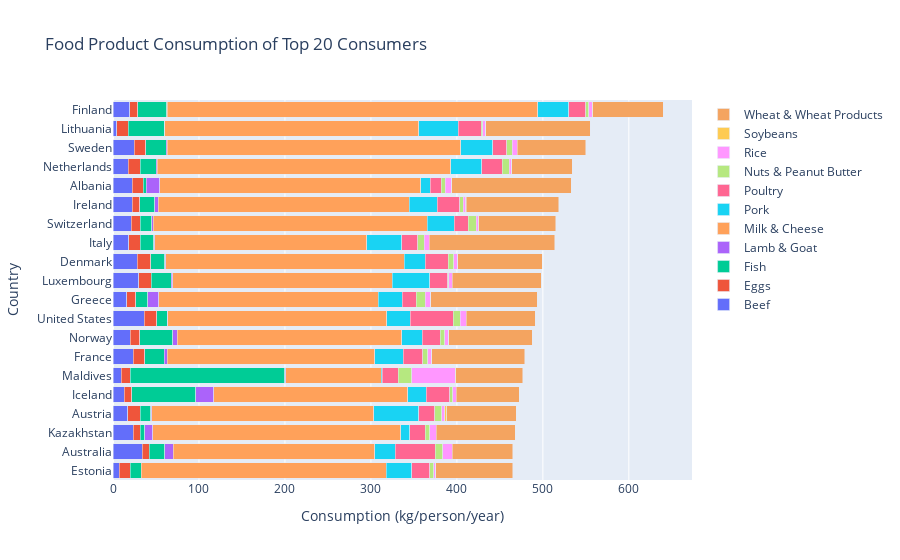

Notebook source saved alongside this figure:
### Markdown cell above
These observations are further supported by the supplementary bar graph visualization below.

*Note that this is an interactive graph. Hovering allows for a more granular look at the data.*

### Code cell
fig = go.Figure(data = [
    go.Bar(orientation = 'h',
          y = sorted_country_data['country'],
          x = sorted_country_data['Beef'],
          name = 'Beef'),
    go.Bar(orientation = 'h',
          y = sorted_country_data['country'],
          x = sorted_country_data['Eggs'],
          name = 'Eggs'),
    go.Bar(orientation = 'h',
          y = sorted_country_data['country'],
          x = sorted_country_data['Fish'],
          name = 'Fish'),
    go.Bar(orientation = 'h',
          y = sorted_country_data['country'],
          x = sorted_country_data['Lamb & Goat'],
          name = 'Lamb & Goat'),
    go.Bar(orientation = 'h',
          y = sorted_country_data['country'],
          x = sorted_country_data['Milk & Cheese'],
          name = 'Milk & Cheese'),
    go.Bar(orientation = 'h',
          y = sorted_country_data['country'],
          x = sorted_country_data['Pork'],
          name = 'Pork'),
    go.Bar(orientation = 'h',
          y = sorted_country_data['country'],
          x = sorted_country_data['Poultry'],
          name = 'Poultry'),
    go.Bar(orientation = 'h',
          y = sorted_country_data['country'],
          x = sorted_country_data['Nuts & Peanut Butter'],
          name = 'Nuts & Peanut Butter'),
    go.Bar(orientation = 'h',
          y = sorted_country_data['country'],
          x = sorted_country_data['Rice'],
          name = 'Rice'),
    go.Bar(orientation = 'h',
          y = sorted_country_data['country'],
          x = sorted_country_data['Soybeans'],
          name = 'Soybeans'),
    go.Bar(orientation = 'h',
          y = sorted_country_data['country'],
          x = sorted_country_data['Wheat & Wheat Products'],
          name = 'Wheat & Wheat Products',
          marker_color = 'sandybrown')
])

fig.update_layout(barmode = 'stack',
                 yaxis = dict(autorange = 'reversed'),
                 title = "Food Product Consumption of Top 20 Consumers",
                 xaxis_title = "Consumption (kg/person/year)",
                 yaxis_title = "Country")

fig.show()

### Figure 1 — Plotly figure (JSON) as saved in the notebook; plotly's stock layout.template omitted (floating-point values rounded to 4 significant figures)
{"data": [{"name": "Beef", "orientation": "h", "type": "bar", "x": [19.22, 4.49, 24.58, 17.67, 22.5, 22.35, 21.26, 18.6, 28.46, 29.88, 16.1, 36.24, 19.83, 23.81, 9.44, 13.36, 17.14, 23.38, 33.86, 7.19], "y": ["Finland", "Lithuania", "Sweden", "Netherlands", "Albania", "Ireland", "Switzerland", "Italy", "Denmark", "Luxembourg", "Greece", "United States", "Norway", "France", "Maldives", "Iceland", "Austria", "Kazakhstan", "Australia", "Estonia"]}, {"name": "Eggs", "orientation": "h", "type": "bar", "x": [9.55, 13.11, 13.37, 14.03, 12.45, 8.96, 10.53, 13.34, 15.35, 14.64, 10.13, 14.58, 11.41, 13.13, 10.79, 8.24, 14.68, 8.29, 8.51, 12.66], "y": ["Finland", "Lithuania", "Sweden", "Netherlands", "Albania", "Ireland", "Switzerland", "Italy", "Denmark", "Luxembourg", "Greece", "United States", "Norway", "France", "Maldives", "Iceland", "Austria", "Kazakhstan", "Australia", "Estonia"]}, {"name": "Fish", "orientation": "h", "type": "bar", "x": [33.8, 42.39, 23.86, 18.64, 3.85, 17.39, 13.48, 15.6, 16.49, 23.09, 14.42, 12.35, 38.18, 22.91, 179.7, 74.41, 12.16, 5.21, 17.69, 12.78], "y": ["Finland", "Lithuania", "Sweden", "Netherlands", "Albania", "Ireland", "Switzerland", "Italy", "Denmark", "Luxembourg", "Greece", "United States", "Norway", "France", "Maldives", "Iceland", "Austria", "Kazakhstan", "Australia", "Estonia"]}, {"name": "Lamb & Goat", "orientation": "h", "type": "bar", "x": [0.53, 0.24, 1.41, 0.94, 15.32, 4.1, 1.42, 0.92, 0.92, 1.67, 12.47, 0.43, 5.34, 3.28, 0.7, 21.12, 1.16, 9.56, 9.87, 0.44], "y": ["Finland", "Lithuania", "Sweden", "Netherlands", "Albania", "Ireland", "Switzerland", "Italy", "Denmark", "Luxembourg", "Greece", "United States", "Norway", "France", "Maldives", "Iceland", "Austria", "Kazakhstan", "Australia", "Estonia"]}, {"name": "Milk & Cheese", "orientation": "h", "type": "bar", "x": [430.8, 295.5, 341.2, 341.5, 303.7, 291.9, 318.7, 246.9, 277.3, 255.3, 255.3, 254.7, 261.3, 241.3, 111.5, 225.8, 258.1, 288.1, 234.5, 284.9], "y": ["Finland", "Lithuania", "Sweden", "Netherlands", "Albania", "Ireland", "Switzerland", "Italy", "Denmark", "Luxembourg", "Greece", "United States", "Norway", "France", "Maldives", "Iceland", "Austria", "Kazakhstan", "Australia", "Estonia"]}, {"name": "Pork", "orientation": "h", "type": "bar", "x": [36.14, 45.67, 37, 36.36, 10.88, 32.4, 31.49, 40.28, 24.87, 43.58, 28.31, 27.64, 23.51, 33.05, 1.22, 21.69, 52.56, 10.36, 24.14, 29.68], "y": ["Finland", "Lithuania", "Sweden", "Netherlands", "Albania", "Ireland", "Switzerland", "Italy", "Denmark", "Luxembourg", "Greece", "United States", "Norway", "France", "Maldives", "Iceland", "Austria", "Kazakhstan", "Australia", "Estonia"]}, {"name": "Poultry", "orientation": "h", "type": "bar", "x": [19.87, 26.84, 16.64, 23.9, 13.23, 26.26, 16.38, 18.61, 26.75, 21.37, 15.74, 50.01, 21.01, 22.93, 18.47, 26.87, 18.61, 18.38, 46.12, 21.11], "y": ["Finland", "Lithuania", "Sweden", "Netherlands", "Albania", "Ireland", "Switzerland", "Italy", "Denmark", "Luxembourg", "Greece", "United States", "Norway", "France", "Maldives", "Iceland", "Austria", "Kazakhstan", "Australia", "Estonia"]}, {"name": "Nuts & Peanut Butter", "orientation": "h", "type": "bar", "x": [3.43, 2.13, 6.23, 7.94, 4.36, 4.1, 9.27, 7.63, 5.94, 0.93, 10.5, 7.86, 5.28, 5.39, 15.83, 3.88, 7.88, 5.14, 8.73, 4.29], "y": ["Finland", "Lithuania", "Sweden", "Netherlands", "Albania", "Ireland", "Switzerland", "Italy", "Denmark", "Luxembourg", "Greece", "United States", "Norway", "France", "Maldives", "Iceland", "Austria", "Kazakhstan", "Australia", "Estonia"]}, {"name": "Rice", "orientation": "h", "type": "bar", "x": [4.42, 3.07, 5.96, 2.93, 7.78, 3, 2.43, 5.74, 4.96, 4.2, 6.64, 6.88, 4.36, 4.88, 50.73, 3.89, 3.7, 7.32, 11.03, 2.56], "y": ["Finland", "Lithuania", "Sweden", "Netherlands", "Albania", "Ireland", "Switzerland", "Italy", "Denmark", "Luxembourg", "Greece", "United States", "Norway", "France", "Maldives", "Iceland", "Austria", "Kazakhstan", "Australia", "Estonia"]}, {"name": "Soybeans", "orientation": "h", "type": "bar", "x": [0.08, 0.02, 0.13, 0.12, 0, 0.25, 0.44, 0.01, 0.03, 0.04, 0.02, 0.04, 0.11, 0.05, 0.2, 0.11, 2.06, 0.03, 0.19, 0.04], "y": ["Finland", "Lithuania", "Sweden", "Netherlands", "Albania", "Ireland", "Switzerland", "Italy", "Denmark", "Luxembourg", "Greece", "United States", "Norway", "France", "Maldives", "Iceland", "Austria", "Kazakhstan", "Australia", "Estonia"]}, {"marker": {"color": "sandybrown"}, "name": "Wheat & Wheat Products", "orientation": "h", "type": "bar", "x": [81.99, 121.6, 79.59, 70.17, 138.6, 108.0, 89.51, 146.4, 98, 103.2, 124.0, 80.43, 97.12, 108.4, 77.77, 72.92, 81.1, 92.31, 70.46, 89.36], "y": ["Finland", "Lithuania", "Sweden", "Netherlands", "Albania", "Ireland", "Switzerland", "Italy", "Denmark", "Luxembourg", "Greece", "United States", "Norway", "France", "Maldives", "Iceland", "Austria", "Kazakhstan", "Australia", "Estonia"]}], "layout": {"barmode": "stack", "title": {"text": "Food Product Consumption of Top 20 Consumers"}, "xaxis": {"title": {"text": "Consumption (kg/person/year)"}}, "yaxis": {"autorange": "reversed", "title": {"text": "Country"}}}}
